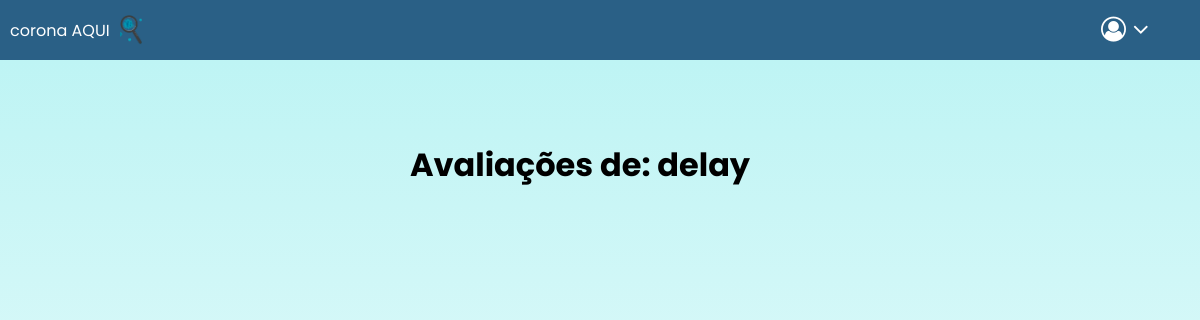
The page /registros/minhas-avaliacoes (signed in) on the database as committed earlier.
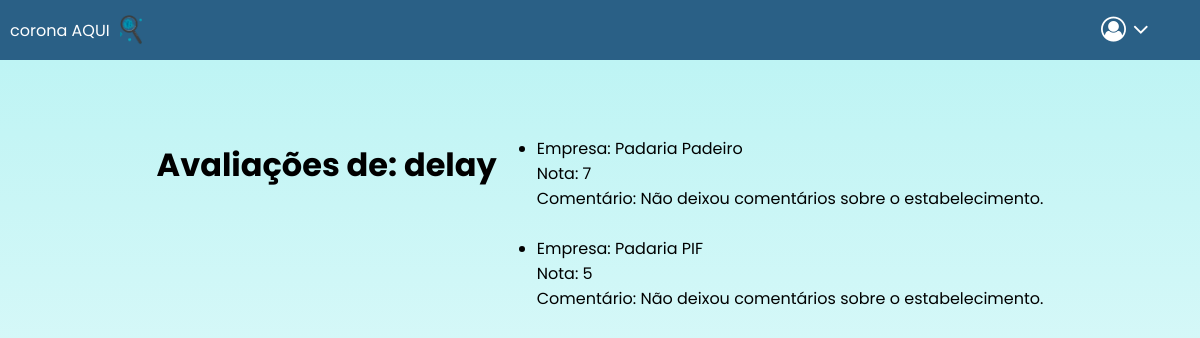
The same page on the database as committed later.
### registros/models.py (models this page shows, shortened)
class Empresas(models.Model):
    id = models.AutoField(auto_created=True, primary_key=True, serialize=False, verbose_name='ID')
    address = models.CharField(max_length=200)
    name = models.CharField(max_length=101)
    grade = models.IntegerField()
    longitude = models.FloatField(default='0.00')
    latitude = models.FloatField(default='0.00')

class Avaliações(models.Model):
    id = models.AutoField(auto_created=True, primary_key=True, serialize=False, verbose_name='ID')
    user = models.ManyToManyField(Usuários, blank=True, related_name="usuário")
    empresa = models.ManyToManyField(Empresas, blank=True, related_name="empresas")
    comment = models.CharField(max_length=300, default='Não deixou comentários sobre o estabelecimento.')
    grade = models.IntegerField()

### registros/views.py (the view)
# urls.py: path("minhas-avaliacoes", views.get_avaliacoes),
def get_avaliacoes(request):
    user = None
    avaliacoes_arr = []
    if request.session.has_key('username'):
        user = request.session['username']
        userid = list(Usuários.objects.filter(user=user).values('id'))[0]['id']
        avaliacoes = Avaliações.objects.filter(user__id=userid)
        for avaliacao in avaliacoes:
            avaliacoes_arr.append({'empresa':list(avaliacao.empresa.all())[0].name, 'comentario':avaliacao.comment, 'nota':avaliacao.grade})
    return render(request, "registros/minhas-avaliacoes.html", {"user" : user, "avaliacoes" : avaliacoes_arr})

### registros/templates/registros/minhas-avaliacoes.html
{% extends "registros/layout.html" %}
{% block body %}
    <h1>Avaliações de: {{ user }}</h1>
    <ul>
        {% for avaliacao in avaliacoes %}
            <li>
                    Empresa: {{ avaliacao.empresa }}<br>
                    Nota: {{ avaliacao.nota }}<br>
                    Comentário: {{ avaliacao.comentario }}
            </li><br>
        {% endfor %}
    </ul>
{% endblock %}

Rows that differ between the two databases and show on the page:
added Empresas: empresa "Padaria Padeiro"
added Avaliações: comentario "Não deixou comentários sobre o estabelecimento."
added Empresas: empresa "Padaria PIF"
added Avaliações: comentario "Não deixou comentários sobre o estabelecimento."
Other text that changed with them:
new list line: "Empresa: Nota: 7 Comentário:"
new list line: "Empresa: Nota: 5 Comentário:"
